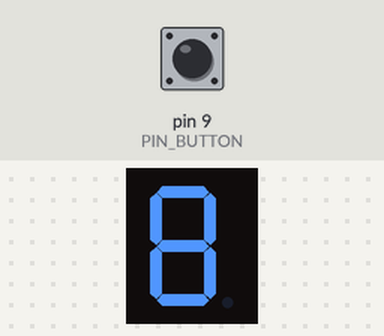
Recording of a sketch running on a simulated Arduino Uno, built with avr-gcc and run on an emulated ATmega328P. On the bench: 1-digit seven-segment display. Wiring (inferred from the names in the program): 1-digit 7-segment display, segments lit when LOW: segments pin 3, pin 2, pin 8, pin 7, pin 6, pin 5, pin 4. The test bench sets the inputs (shaded band); at power-on: pin 9 (PIN_BUTTON) HIGH. Random numbers use the default seed unless the sketch sets one; the segment pins are drawn as the display they are named for.

Above: at 2.7 s.
2.8 s: pin 9 (PIN_BUTTON) pulled LOW for 0.15 s
At 5.96 s:
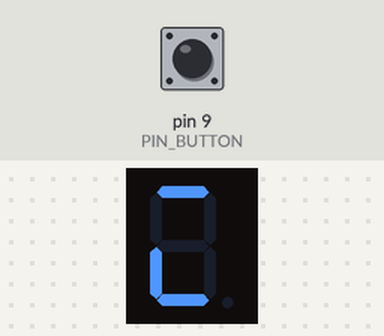
At 10.3 s:
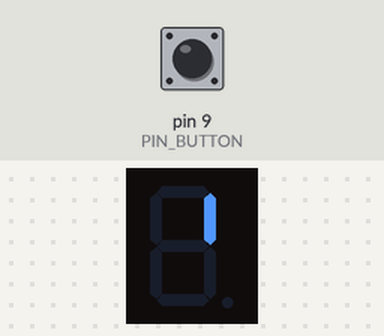

Measured:
- after the input at 2.8 s, the display: first changes at once (image 1 shows a later state)

The sketch:

Dice.ino
```cpp
#define PIN_SEGMENT_A 3
#define PIN_SEGMENT_B 2
#define PIN_SEGMENT_C 8
#define PIN_SEGMENT_D 7
#define PIN_SEGMENT_E 6
#define PIN_SEGMENT_F 5
#define PIN_SEGMENT_G 4

#define PIN_BUTTON 9

#define SEGMENT_A (1 << 0)
#define SEGMENT_B (1 << 1)
#define SEGMENT_C (1 << 2)
#define SEGMENT_D (1 << 3)
#define SEGMENT_E (1 << 4)
#define SEGMENT_F (1 << 5)
#define SEGMENT_G (1 << 6)


const int segments[] = {
  SEGMENT_A | SEGMENT_B | SEGMENT_C | SEGMENT_D | SEGMENT_E | SEGMENT_F,
  SEGMENT_B | SEGMENT_C,
  SEGMENT_A | SEGMENT_B | SEGMENT_D | SEGMENT_E | SEGMENT_G,
  SEGMENT_A | SEGMENT_B | SEGMENT_C | SEGMENT_D | SEGMENT_G,
  SEGMENT_B | SEGMENT_C | SEGMENT_F | SEGMENT_G,
  SEGMENT_A | SEGMENT_C | SEGMENT_D | SEGMENT_F | SEGMENT_G,
  SEGMENT_A | SEGMENT_C | SEGMENT_D | SEGMENT_E | SEGMENT_F | SEGMENT_G,
  SEGMENT_A | SEGMENT_B | SEGMENT_C,
  SEGMENT_A | SEGMENT_B | SEGMENT_C | SEGMENT_D | SEGMENT_E | SEGMENT_F | SEGMENT_G,
  SEGMENT_A | SEGMENT_B | SEGMENT_C | SEGMENT_D | SEGMENT_F | SEGMENT_G
};

const int outerCircle[] = {
  SEGMENT_A,
  SEGMENT_B,
  SEGMENT_C,
  SEGMENT_D,
  SEGMENT_E,
  SEGMENT_F
};

const int segmentPins[] = {
  PIN_SEGMENT_A,
  PIN_SEGMENT_B,
  PIN_SEGMENT_C,
  PIN_SEGMENT_D,
  PIN_SEGMENT_E,
  PIN_SEGMENT_F,
  PIN_SEGMENT_G
};

void render(int seg) {
  for (int i = 0; i < 7; i++) {
    digitalWrite(segmentPins[i], (seg & 1) ? HIGH : LOW);
    seg >>= 1;
  }
}

void doAnimation() {
  int i = 0;
  int len = sizeof(outerCircle) / sizeof(int);
  for (int k = 0; k < 30; k++) {
    int seg = outerCircle[i];
    i = (i + 1) % len;
    seg |= outerCircle[i];
    render(seg);
    delay(50);
  }
}

void showNumber(int n) {
  int seg = segments[n];
  render(seg);
}

void setup() {
  for (int i = 0; i < 7; i++) {
    pinMode(segmentPins[i], OUTPUT);
  }
  pinMode(PIN_BUTTON, INPUT_PULLUP);
  doAnimation();
  render(0);
}

bool isButtonPressed() {
  return digitalRead(PIN_BUTTON) == LOW;
}

void loop() {
  if (!isButtonPressed()) {
    return;
  }
  doAnimation();
  int d = 90;
  int v = 0;
  for (int i = 0; i < 15; i++) {
    int new_v = 0;
    do {
      new_v = random(1, 7);
    } while (v == new_v);
    v = new_v;
    showNumber(v);
    delay(d);
    if (i > 9) {
      d += 100;
    }
  }
  for (int i = 0; i < 5; i++) {
    render(0);
    delay(300);
    showNumber(v);
    delay(300);
  }
}
```
